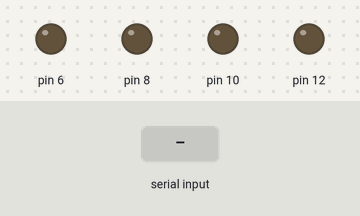
The sketch below on a simulated Arduino Uno, built with avr-gcc and run on an emulated ATmega328P. Parts: output pins drawn as LEDs (lit = HIGH). Inputs (shaded band) come from the test bench.

Above: at 1.2 s.
1.3 s: "1\n" received over Serial
At 1.45 s:
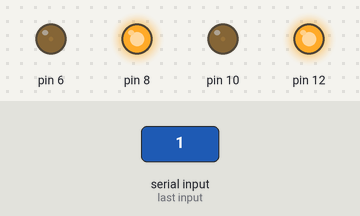
At 2.65 s:
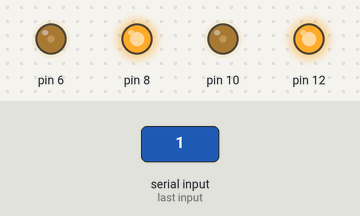
Timing chart, 0 to 8.1 s (numbered marks = the images above; inputs shaded):
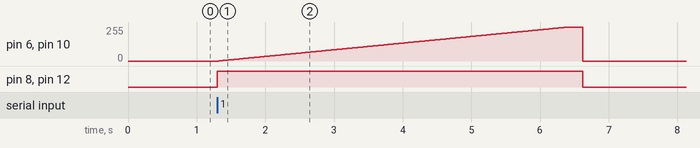

The sketch:

mc17.ino
```cpp
void setup()
{
  Serial.begin(38400);
  Serial.setTimeout(100);
  pinMode(6, OUTPUT);
  pinMode(8, OUTPUT);
  pinMode(10, OUTPUT);
  pinMode(12, OUTPUT);
}

void loop()
{
  int cmd = Serial.parseInt();
  if(cmd == 1)
  {
    digitalWrite(12, 1);
    digitalWrite(8, 1);
    for(int i=0; i<256; i++)
    {
      analogWrite(10, i);
      analogWrite(6, i);
      delay(20);
    }
    delay(200);
    digitalWrite(12, 0);
    digitalWrite(10, 0);
    digitalWrite(8, 0);
    digitalWrite(6, 0);
  }
}
```

Measured:
- after the input at 1.3 s, pin 6, pin 10: rises from 0/255 to 255/255 in 5.1 s, then falls to 0/255 in 0.22 s; pin 8, pin 12: LOW → HIGH at once, → LOW 5.3 s later
